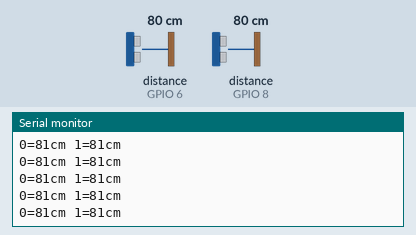
A sketch run on a simulated ESP32. Shown: the last lines printed to the serial monitor. The inputs (shaded band) are chosen by the test bench; at power-on: distance to the obstacle (sensors on GPIO 6, GPIO 8) 80 cm. The echo pulse lasts 58.3 µs per cm.

Above: at 1.2 s.
1.3 s: distance to the obstacle (sensor on GPIO 6) set to 2 cm
At 1.46 s:
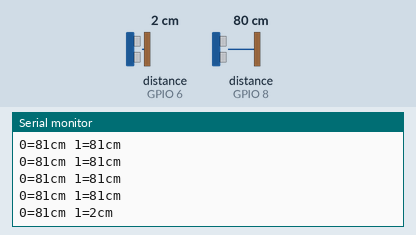
2.8 s: distance to the obstacle (sensor on GPIO 8) set to 2 cm
At 2.85 s:
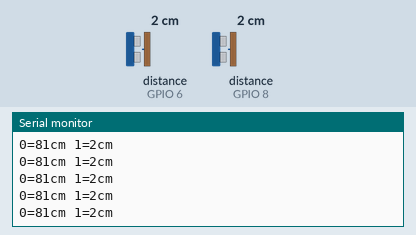
4.3 s: distance to the obstacle (sensor on GPIO 6) set to 4 cm
At 4.3 s:
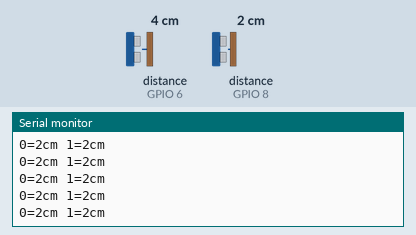
5.8 s: distance to the obstacle (sensor on GPIO 8) set to 4 cm
At 5.82 s:
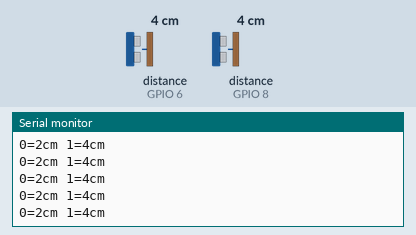
Timing chart, 0 to 8.3 s (numbered marks = the images above; inputs shaded):
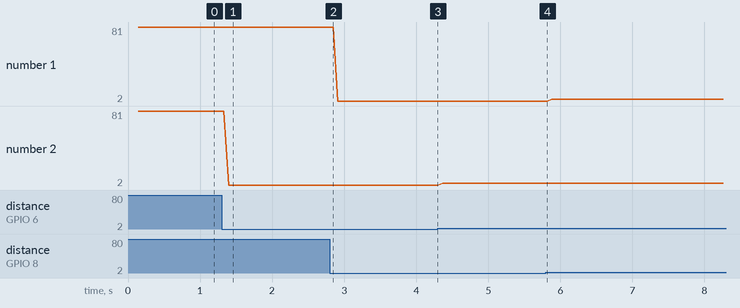

Measured:
- after the input at 1.3 s, the serial monitor: prints a new line after 0.10 s (image 1)
- plotted number 2: 81 → 2 after the input at 1.3 s, 2 → 4 after the input at 4.3 s

The sketch:

Distance_Sensor.ino
```cpp
// ---------------------------------------------------------------------------
// MULTISENSORES - Sensores de Distância - POR I2C  Gabriel Nakata - 2016
// ---------------------------------------------------------------------------

#include <Wire.h>
#include <NewPing.h>

#define SONAR_NUM_2     2 // Number of Sensors
#define ARDUINO_2       8 // Arduino Address

#define MAX_DISTANCE 200 // Max Distance in cm.
#define PING_INTERVAL 33 // Milisegunds between the pings

unsigned long pingTimer[SONAR_NUM_2];
unsigned int cm[SONAR_NUM_2];         // storage the Distances
uint8_t currentSensor = 0;          // check which sensor is activated

NewPing sonar[SONAR_NUM_2] = {
  NewPing(7, 8, MAX_DISTANCE), // Trigger / Echo / Max Distance
  NewPing(5, 6, MAX_DISTANCE)  // Trigger / Echo / Max Distance
};

void setup() {
  Serial.begin(115200);
  pingTimer[0] = millis() + 75;
  for (uint8_t i = 1; i < SONAR_NUM_2; i++)
    pingTimer[i] = pingTimer[i - 1] + PING_INTERVAL;

  Wire.begin(ARDUINO_2);                // start I2C with the address
  Wire.onRequest(requestEvent); // if the MASTER request data, it will do the requestEvent
}

void loop() {
  for (uint8_t i = 0; i < SONAR_NUM_2; i++) { // Loop in the Sensors
    if (millis() >= pingTimer[i]) {
      pingTimer[i] += PING_INTERVAL * SONAR_NUM_2;
      if (i == 0 && currentSensor == SONAR_NUM_2 - 1) oneSensorCycle(); // After end cycle, it does something with the data
      sonar[currentSensor].timer_stop();          // For safety
      currentSensor = i;
      cm[currentSensor] = 0;                      // Distance is zero when is not detecting anything
      sonar[currentSensor].ping_timer(echoCheck); // Ping
    }
  }
}

void echoCheck() {  // get the ping of the sensor
  if (sonar[currentSensor].check_timer())
    cm[currentSensor] = sonar[currentSensor].ping_result / US_ROUNDTRIP_CM;
}

void oneSensorCycle() { // after end cycle, it does something with the data
  for (uint8_t i = 0; i < SONAR_NUM_2; i++) {
    Serial.print(i);
    Serial.print("=");
    Serial.print(cm[i]);
    Serial.print("cm ");
  }
  Serial.println();
}

void requestEvent(){

  uint8_t data[SONAR_NUM_2];  // data to be sent to MASTER
  for(int i = 0; i < SONAR_NUM_2; i++)
  {
    data[i] = cm[i];
  }

  Wire.write(data,SONAR_NUM_2); // vector, bytes numbers to send
}

// ---------------------------------------------------------------------------
// MULTISENSORES - Sensores de Distância - POR I2C  Gabriel Nakata - 2016
// ---------------------------------------------------------------------------
```
